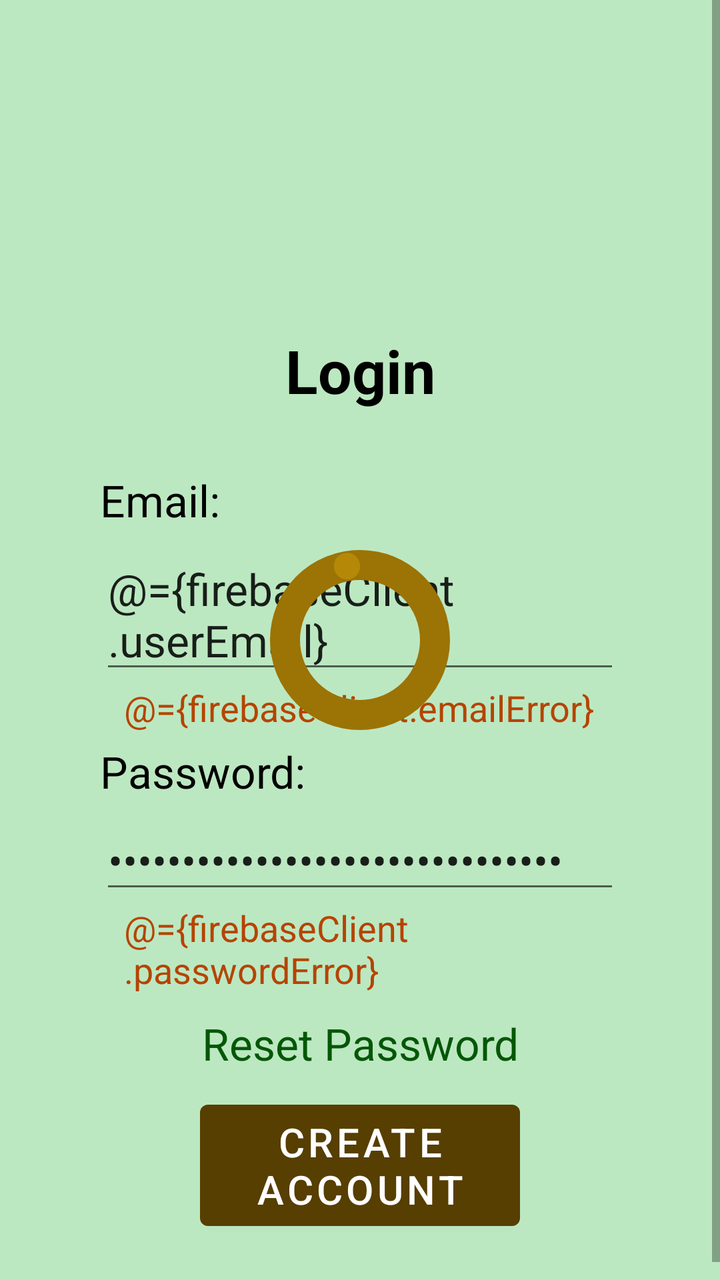
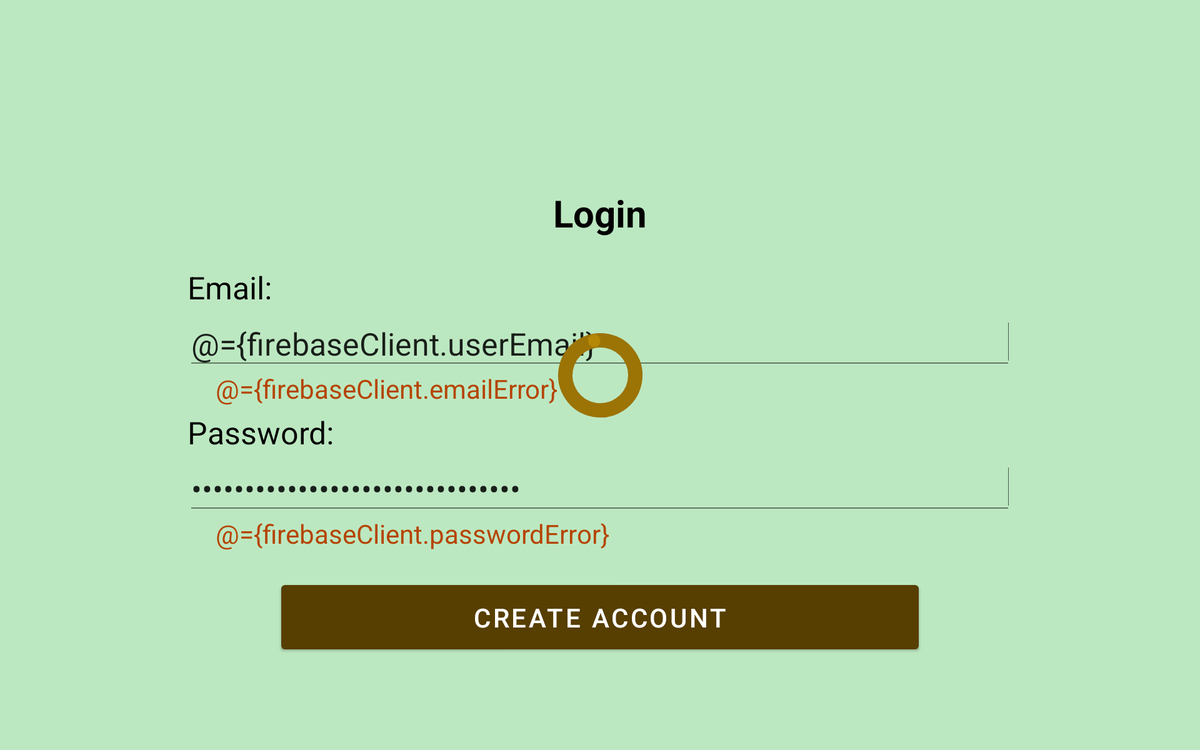

First picture: res/layout/ on a phone held upright. Second picture: the repository's own variant of that layout, on a device whose configuration matches the variant's folder. Source for both follows.
<!-- AndroidManifest.xml: application theme Theme.PawsGo -->
<!-- res/layout/fragment_login.xml -->
<?xml version="1.0" encoding="utf-8"?>
<layout
    xmlns:android="http://schemas.android.com/apk/res/android"
    xmlns:app="http://schemas.android.com/apk/res-auto"
    xmlns:tools="http://schemas.android.com/tools">

    <data>
        <variable
            name="firebaseClient"
            type="com.bitpunchlab.android.pawsgo.firebase.FirebaseClientViewModel" />
    </data>

    <androidx.constraintlayout.widget.ConstraintLayout
        android:layout_width="match_parent"
        android:layout_height="match_parent">

        <com.google.android.material.progressindicator.CircularProgressIndicator
            android:id="@+id/progress_bar"
            style="android:attr/progressBarStyleHorizontal"
            android:layout_width="wrap_content"
            android:layout_height="wrap_content"
            android:indeterminate="true"
            android:max="100"
            android:visibility="gone"
            android:translationZ="3dp"
            app:indicatorColor="#b58807"
            app:indicatorSize="90dp"
            app:trackColor="@color/lighter_brown"
            app:trackCornerRadius="8dp"
            app:trackThickness="15dp"
            tools:visibility="visible"
            app:layout_constraintEnd_toEndOf="parent"
            app:layout_constraintStart_toStartOf="parent"
            app:layout_constraintTop_toTopOf="parent"
            app:layout_constraintBottom_toBottomOf="parent"/>

        <ScrollView
            android:layout_width="match_parent"
            android:layout_height="match_parent"
            android:fillViewport="true"
            app:layout_constraintEnd_toEndOf="parent"
            app:layout_constraintStart_toStartOf="parent"
            app:layout_constraintTop_toTopOf="parent">

            <androidx.constraintlayout.widget.ConstraintLayout
                android:layout_width="match_parent"
                android:layout_height="wrap_content"
                android:paddingBottom="30dp"
                android:background="@color/green_background"
                tools:context=".userAccount.LoginFragment"
                >

                <ImageView
                    android:id="@+id/art_login"
                    android:layout_width="@dimen/icon_size"
                    android:layout_height="@dimen/icon_size"
                    android:layout_marginTop="@dimen/icon_margin_top"
                    app:layout_constraintEnd_toEndOf="parent"
                    app:layout_constraintStart_toStartOf="parent"
                    app:layout_constraintTop_toTopOf="parent"
                    app:srcCompat="@drawable/happy"
                    tools:srcCompat="@drawable/happy" />

                <TextView
                    android:id="@+id/textview_login_title"
                    android:layout_width="wrap_content"
                    android:layout_height="wrap_content"
                    android:layout_marginTop="30dp"
                    android:text="@string/login"
                    android:textSize="@dimen/title_text_size"
                    android:textColor="@color/black"
                    android:textStyle="bold"
                    app:layout_constraintEnd_toEndOf="parent"
                    app:layout_constraintStart_toStartOf="parent"
                    app:layout_constraintTop_toBottomOf="@id/art_login" />

                <TextView
                    android:id="@+id/textview_login_email"
                    android:layout_width="wrap_content"
                    android:layout_height="wrap_content"
                    android:layout_marginLeft="@dimen/content_left_right_margin"
                    android:layout_marginTop="30dp"
                    android:text="@string/email"
                    android:textSize="@dimen/content_text_size"
                    android:textColor="@color/black"
                    app:layout_constraintStart_toStartOf="parent"
                    app:layout_constraintTop_toBottomOf="@id/textview_login_title" />

                <EditText
                    android:id="@+id/edittext_login_email"
                    android:layout_width="match_parent"
                    android:layout_height="wrap_content"
                    android:layout_marginLeft="@dimen/content_left_right_margin"
                    android:layout_marginRight="@dimen/content_left_right_margin"
                    android:layout_marginTop="5dp"
                    android:textSize="@dimen/content_text_size"
                    android:text="@={firebaseClient.userEmail}"
                    app:layout_constraintEnd_toEndOf="parent"
                    app:layout_constraintStart_toStartOf="parent"
                    app:layout_constraintTop_toBottomOf="@id/textview_login_email"/>

                <TextView
                    android:id="@+id/textview_email_error"
                    android:layout_width="wrap_content"
                    android:layout_height="wrap_content"
                    android:layout_marginLeft="@dimen/error_left_right_margin"
                    android:layout_marginRight="@dimen/error_left_right_margin"
                    android:textSize="@dimen/error_text_size"
                    android:text="@={firebaseClient.emailError}"
                    android:textColor="@color/error_red"
                    app:layout_constraintStart_toStartOf="parent"
                    app:layout_constraintTop_toBottomOf="@id/edittext_login_email"
                    tools:layout_editor_absoluteY="385dp" />

                <TextView
                    android:id="@+id/textview_login_password"
                    android:layout_width="wrap_content"
                    android:layout_height="wrap_content"
                    android:layout_marginTop="5dp"
                    android:layout_marginLeft="@dimen/content_left_right_margin"
                    android:text="@string/password"
                    android:textSize="@dimen/content_text_size"
                    android:textColor="@color/black"
                    app:layout_constraintStart_toStartOf="parent"
                    app:layout_constraintTop_toBottomOf="@id/textview_email_error" />

                <EditText
                    android:id="@+id/edittext_login_password"
                    android:layout_width="match_parent"
                    android:layout_height="wrap_content"
                    android:layout_marginLeft="@dimen/content_left_right_margin"
                    android:layout_marginRight="@dimen/content_left_right_margin"
                    android:layout_marginTop="5dp"
                    android:textSize="@dimen/content_text_size"
                    android:text="@={firebaseClient.userPassword}"
                    android:inputType="textPassword"
                    app:layout_constraintEnd_toEndOf="parent"
                    app:layout_constraintStart_toStartOf="parent"
                    app:layout_constraintTop_toBottomOf="@id/textview_login_password"/>

                <TextView
                    android:id="@+id/textview_password_error"
                    android:layout_width="match_parent"
                    android:layout_height="wrap_content"
                    android:layout_marginLeft="@dimen/error_left_right_margin"
                    android:layout_marginRight="@dimen/error_left_right_margin"
                    android:textSize="@dimen/error_text_size"
                    android:text="@={firebaseClient.passwordError}"
                    android:textColor="@color/error_red"
                    app:layout_constraintStart_toStartOf="parent"
                    app:layout_constraintTop_toBottomOf="@id/edittext_login_password" />

                <TextView
                    android:id="@+id/textview_reset_password"
                    android:layout_width="match_parent"
                    android:layout_height="wrap_content"
                    android:layout_marginTop="10dp"
                    android:layout_marginLeft="@dimen/error_left_right_margin"
                    android:layout_marginRight="@dimen/error_left_right_margin"
                    android:textSize="@dimen/content_text_size"
                    android:text="@string/reset_password"
                    android:textColor="@color/clickable_text"
                    android:textAlignment="center"
                    android:clickable="true"
                    app:layout_constraintStart_toStartOf="parent"
                    app:layout_constraintTop_toBottomOf="@id/textview_password_error" />

                <Button
                    android:id="@+id/button_send"
                    android:layout_width="match_parent"
                    android:layout_height="wrap_content"
                    android:layout_marginTop="10dp"
                    android:layout_marginLeft="@dimen/button_left_right_margin"
                    android:layout_marginRight="@dimen/button_left_right_margin"
                    android:text="@string/send"
                    android:textSize="@dimen/button_text_size"
                    android:padding="@dimen/button_padding"
                    android:visibility="gone"
                    app:layout_constraintEnd_toEndOf="parent"
                    app:layout_constraintStart_toStartOf="parent"
                    app:layout_constraintTop_toBottomOf="@id/textview_reset_password" />

                <Button
                    android:id="@+id/button_create_account"
                    android:layout_width="match_parent"
                    android:layout_height="wrap_content"
                    android:layout_marginTop="10dp"
                    android:layout_marginLeft="@dimen/button_left_right_margin"
                    android:layout_marginRight="@dimen/button_left_right_margin"
                    android:text="@string/create_account"
                    android:textSize="@dimen/button_text_size"
                    android:padding="@dimen/button_padding"
                    app:layout_constraintEnd_toEndOf="parent"
                    app:layout_constraintStart_toStartOf="parent"
                    app:layout_constraintTop_toBottomOf="@id/button_send" />
            </androidx.constraintlayout.widget.ConstraintLayout>


        </ScrollView>

    </androidx.constraintlayout.widget.ConstraintLayout>
</layout>
<!-- resources referenced by this layout -->
<resources>
  <color name="black">#FF000000</color>
  <color name="clickable_text">#035706</color>
  <color name="error_red">#b54402</color>
  <color name="green_background">#bce8c1</color>
  <color name="lighter_brown">#9c7305</color>
  <dimen name="button_left_right_margin">100dp</dimen>
  <dimen name="button_padding">5dp</dimen>
  <dimen name="button_text_size">20dp</dimen>
  <dimen name="content_left_right_margin">50dp</dimen>
  <dimen name="content_text_size">22sp</dimen>
  <dimen name="error_left_right_margin">62dp</dimen>
  <dimen name="error_text_size">18sp</dimen>
  <dimen name="icon_margin_top">50dp</dimen>
  <dimen name="icon_size">85dp</dimen>
  <dimen name="title_text_size">30sp</dimen>
  <string name="create_account">Create Account</string>
  <string name="email">Email:</string>
  <string name="login">Login</string>
  <string name="password">Password:</string>
  <string name="reset_password">Reset Password</string>
  <string name="send">Send</string>
  <style name="Theme.PawsGo" parent="Theme.MaterialComponents.DayNight.DarkActionBar">
          
          <item name="colorPrimary">@color/button_brown</item>
          <item name="colorPrimaryVariant">@color/brown_deep</item>
          <item name="colorOnPrimary">@color/white</item>
          
          <item name="colorSecondary">@color/teal_200</item>
          <item name="colorSecondaryVariant">@color/teal_700</item>
          <item name="colorOnSecondary">@color/black</item>
          
          <item name="android:statusBarColor">?attr/colorPrimaryVariant</item>
          
  
      </style>
  <color name="button_brown">#573e01</color>
  <color name="brown_deep">#2e2102</color>
  <color name="white">#FFFFFFFF</color>
  <color name="teal_200">#FF03DAC5</color>
  <color name="teal_700">#FF018786</color>
</resources>
<!-- res/layout-sw720dp-land/fragment_login.xml (the repository's variant of the layout above) -->
<!-- drawn on a large tablet held sideways -->
<?xml version="1.0" encoding="utf-8"?>
<layout
    xmlns:android="http://schemas.android.com/apk/res/android"
    xmlns:app="http://schemas.android.com/apk/res-auto"
    xmlns:tools="http://schemas.android.com/tools">

    <data>
        <variable
            name="firebaseClient"
            type="com.bitpunchlab.android.pawsgo.firebase.FirebaseClientViewModel" />
    </data>

    <androidx.constraintlayout.widget.ConstraintLayout
        android:layout_width="match_parent"
        android:layout_height="match_parent">

        <com.google.android.material.progressindicator.CircularProgressIndicator
            android:id="@+id/progress_bar"
            style="android:attr/progressBarStyleHorizontal"
            android:layout_width="wrap_content"
            android:layout_height="wrap_content"
            android:indeterminate="true"
            android:max="100"
            android:visibility="gone"
            android:translationZ="3dp"
            app:indicatorColor="#b58807"
            app:indicatorSize="90dp"
            app:trackColor="@color/lighter_brown"
            app:trackCornerRadius="8dp"
            app:trackThickness="15dp"
            tools:visibility="visible"
            app:layout_constraintEnd_toEndOf="parent"
            app:layout_constraintStart_toStartOf="parent"
            app:layout_constraintTop_toTopOf="parent"
            app:layout_constraintBottom_toBottomOf="parent"/>

        <ScrollView
            android:layout_width="match_parent"
            android:layout_height="match_parent"
            android:fillViewport="true">

            <androidx.constraintlayout.widget.ConstraintLayout
                android:layout_width="match_parent"
                android:layout_height="wrap_content"
                android:paddingBottom="50dp"
                android:background="@color/green_background"
                tools:context=".userAccount.LoginFragment"
                >

                <ImageView
                    android:id="@+id/art_login"
                    android:layout_width="@dimen/icon_size"
                    android:layout_height="@dimen/icon_size"
                    android:layout_marginTop="@dimen/icon_margin_top"
                    app:layout_constraintEnd_toEndOf="parent"
                    app:layout_constraintStart_toStartOf="parent"
                    app:layout_constraintTop_toTopOf="parent"
                    app:srcCompat="@drawable/happy"
                    tools:srcCompat="@drawable/happy" />

                <TextView
                    android:id="@+id/textview_login_title"
                    android:layout_width="wrap_content"
                    android:layout_height="wrap_content"
                    android:layout_marginTop="30dp"
                    android:text="@string/login"
                    android:textSize="@dimen/title_text_size"
                    android:textColor="@color/black"
                    android:textStyle="bold"
                    app:layout_constraintEnd_toEndOf="parent"
                    app:layout_constraintStart_toStartOf="parent"
                    app:layout_constraintTop_toBottomOf="@id/art_login" />

                <TextView
                    android:id="@+id/textview_login_email"
                    android:layout_width="wrap_content"
                    android:layout_height="wrap_content"
                    android:layout_marginLeft="@dimen/content_left_right_margin"
                    android:layout_marginTop="30dp"
                    android:text="@string/email"
                    android:textSize="@dimen/content_text_size"
                    android:textColor="@color/black"
                    app:layout_constraintStart_toStartOf="parent"
                    app:layout_constraintTop_toBottomOf="@id/textview_login_title" />

                <EditText
                    android:id="@+id/edittext_login_email"
                    android:layout_width="match_parent"
                    android:layout_height="wrap_content"
                    android:layout_marginLeft="@dimen/content_left_right_margin"
                    android:layout_marginRight="@dimen/content_left_right_margin"
                    android:layout_marginTop="5dp"
                    android:textSize="@dimen/content_text_size"
                    android:text="@={firebaseClient.userEmail}"
                    app:layout_constraintEnd_toEndOf="parent"
                    app:layout_constraintStart_toStartOf="parent"
                    app:layout_constraintTop_toBottomOf="@id/textview_login_email"/>

                <TextView
                    android:id="@+id/textview_email_error"
                    android:layout_width="wrap_content"
                    android:layout_height="wrap_content"
                    android:layout_marginLeft="@dimen/error_left_right_margin"
                    android:layout_marginRight="@dimen/error_left_right_margin"
                    android:textSize="@dimen/error_text_size"
                    android:text="@={firebaseClient.emailError}"
                    android:textColor="@color/error_red"
                    app:layout_constraintStart_toStartOf="parent"
                    app:layout_constraintTop_toBottomOf="@id/edittext_login_email"
                    tools:layout_editor_absoluteY="385dp" />

                <TextView
                    android:id="@+id/textview_login_password"
                    android:layout_width="wrap_content"
                    android:layout_height="wrap_content"
                    android:layout_marginTop="5dp"
                    android:layout_marginLeft="@dimen/content_left_right_margin"
                    android:text="@string/password"
                    android:textSize="@dimen/content_text_size"
                    android:textColor="@color/black"
                    app:layout_constraintStart_toStartOf="parent"
                    app:layout_constraintTop_toBottomOf="@id/textview_email_error" />

                <EditText
                    android:id="@+id/edittext_login_password"
                    android:layout_width="match_parent"
                    android:layout_height="wrap_content"
                    android:layout_marginLeft="@dimen/content_left_right_margin"
                    android:layout_marginRight="@dimen/content_left_right_margin"
                    android:layout_marginTop="5dp"
                    android:textSize="@dimen/content_text_size"
                    android:text="@={firebaseClient.userPassword}"
                    android:inputType="textPassword"
                    app:layout_constraintEnd_toEndOf="parent"
                    app:layout_constraintStart_toStartOf="parent"
                    app:layout_constraintTop_toBottomOf="@id/textview_login_password"/>

                <TextView
                    android:id="@+id/textview_password_error"
                    android:layout_width="match_parent"
                    android:layout_height="wrap_content"
                    android:layout_marginLeft="@dimen/error_left_right_margin"
                    android:layout_marginRight="@dimen/error_left_right_margin"
                    android:textSize="@dimen/error_text_size"
                    android:text="@={firebaseClient.passwordError}"
                    android:textColor="@color/error_red"
                    app:layout_constraintStart_toStartOf="parent"
                    app:layout_constraintTop_toBottomOf="@id/edittext_login_password" />

                <TextView
                    android:id="@+id/textview_reset_password"
                    android:layout_width="match_parent"
                    android:layout_height="wrap_content"
                    android:layout_marginTop="30dp"
                    android:layout_marginLeft="@dimen/error_left_right_margin"
                    android:layout_marginRight="@dimen/error_left_right_margin"
                    android:textSize="@dimen/content_text_size"
                    android:text="@string/reset_password"
                    android:textColor="@color/clickable_text"
                    android:textAlignment="center"
                    android:clickable="true"
                    app:layout_constraintStart_toStartOf="parent"
                    app:layout_constraintTop_toBottomOf="@id/textview_reset_password" />

                <Button
                    android:id="@+id/button_send"
                    android:layout_width="match_parent"
                    android:layout_height="wrap_content"
                    android:layout_marginTop="10dp"
                    android:layout_marginLeft="@dimen/button_left_right_margin"
                    android:layout_marginRight="@dimen/button_left_right_margin"
                    android:text="@string/send"
                    android:textSize="@dimen/button_text_size"
                    android:padding="@dimen/button_padding"
                    android:visibility="gone"
                    app:layout_constraintEnd_toEndOf="parent"
                    app:layout_constraintStart_toStartOf="parent"
                    app:layout_constraintTop_toBottomOf="@id/textview_password_error" />

                <Button
                    android:id="@+id/button_create_account"
                    android:layout_width="match_parent"
                    android:layout_height="wrap_content"
                    android:layout_marginTop="30dp"
                    android:layout_marginLeft="@dimen/button_left_right_margin"
                    android:layout_marginRight="@dimen/button_left_right_margin"
                    android:text="@string/create_account"
                    android:textSize="@dimen/button_text_size"
                    android:padding="@dimen/button_padding"
                    app:layout_constraintEnd_toEndOf="parent"
                    app:layout_constraintStart_toStartOf="parent"
                    app:layout_constraintTop_toBottomOf="@id/button_send" />
            </androidx.constraintlayout.widget.ConstraintLayout>

        </ScrollView>
    </androidx.constraintlayout.widget.ConstraintLayout>
</layout>
<!-- resources referenced by the variant -->
<!-- as a large tablet held sideways resolves them -->
<resources>
  <color name="black">#FF000000</color>
  <color name="clickable_text">#035706</color>
  <color name="error_red">#b54402</color>
  <color name="green_background">#bce8c1</color>
  <color name="lighter_brown">#9c7305</color>
  <!-- from res/values-sw720dp-land/ -->
  <dimen name="button_left_right_margin">300dp</dimen>
  <!-- from res/values-sw720dp-land/ -->
  <dimen name="button_padding">15dp</dimen>
  <!-- from res/values-sw720dp-land/ -->
  <dimen name="button_text_size">28dp</dimen>
  <!-- from res/values-sw720dp-land/ -->
  <dimen name="content_left_right_margin">200dp</dimen>
  <!-- from res/values-sw720dp-land/ -->
  <dimen name="content_text_size">33sp</dimen>
  <!-- from res/values-sw720dp-land/ -->
  <dimen name="error_left_right_margin">230dp</dimen>
  <!-- from res/values-sw720dp-land/ -->
  <dimen name="error_text_size">28sp</dimen>
  <!-- from res/values-sw720dp-land/ -->
  <dimen name="icon_margin_top">70dp</dimen>
  <!-- from res/values-sw720dp-land/ -->
  <dimen name="icon_size">100dp</dimen>
  <!-- from res/values-sw720dp-land/ -->
  <dimen name="title_text_size">40sp</dimen>
  <string name="create_account">Create Account</string>
  <string name="email">Email:</string>
  <string name="login">Login</string>
  <string name="password">Password:</string>
  <string name="reset_password">Reset Password</string>
  <string name="send">Send</string>
  <style name="Theme.PawsGo" parent="Theme.MaterialComponents.DayNight.DarkActionBar">
          
          <item name="colorPrimary">@color/button_brown</item>
          <item name="colorPrimaryVariant">@color/brown_deep</item>
          <item name="colorOnPrimary">@color/white</item>
          
          <item name="colorSecondary">@color/teal_200</item>
          <item name="colorSecondaryVariant">@color/teal_700</item>
          <item name="colorOnSecondary">@color/black</item>
          
          <item name="android:statusBarColor">?attr/colorPrimaryVariant</item>
          
  
      </style>
  <color name="button_brown">#573e01</color>
  <color name="brown_deep">#2e2102</color>
  <color name="white">#FFFFFFFF</color>
  <color name="teal_200">#FF03DAC5</color>
  <color name="teal_700">#FF018786</color>
</resources>
